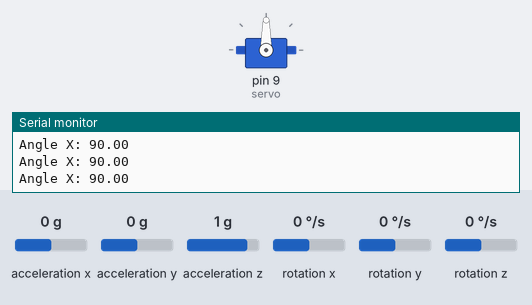
Simulated run of this sketch. Board: Arduino Uno, built with avr-gcc and run on an emulated ATmega328P. Parts: servo, the last lines printed to the serial monitor. Inputs (shaded band) come from the test bench; at power-on: rotation x 0 °/s, acceleration x 0 g, acceleration y 0 g, acceleration z 1 g, rotation y 0 °/s, rotation z 0 °/s.

Above: at 4.1 s.
4.2 s: rotation x set to -192 °/s
At 5.5 s:
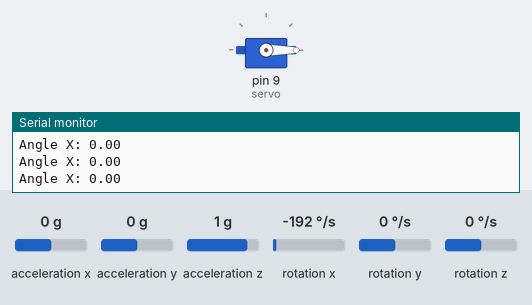
6.1 s: rotation x set to 100 °/s
At 8.8 s:
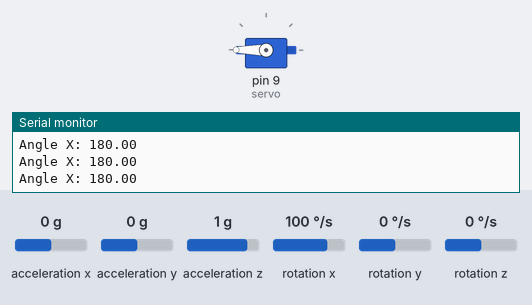
9.1 s: rotation x set to -4 °/s
At 12.08 s:
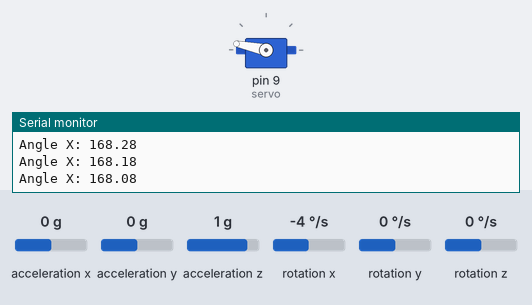
12.1 s: rotation x set to 4 °/s
15.1 s: rotation x set to 0 °/s
16.8 s: rotation x set to -3 °/s
At 24.96 s:
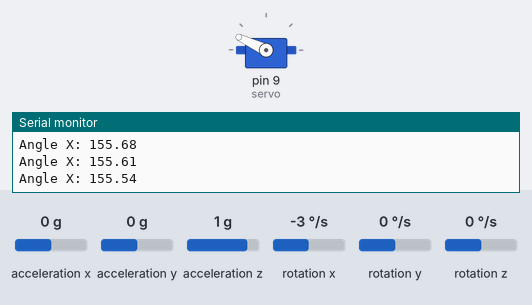
Timing chart, 0 to 38.6 s (numbered marks = the images above; inputs shaded):
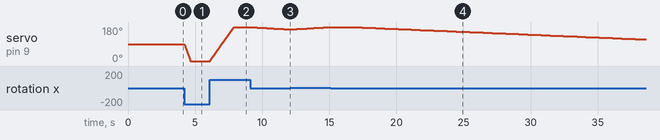

The sketch:

gesture_control_1axis.ino
```cpp
#include <Wire.h>
#include <MPU6050.h>
#include <Servo.h>

MPU6050 mpu;
Servo servo;

float anglex = 90.0;
unsigned long previous_time = 0;
float delta_time = 0;
float omega = 0;
float gx_bias = 0; // to store initial gyro bias

void setup() {
  Serial.begin(9600);
  Wire.begin();
  mpu.initialize();
  servo.attach(9);

  Serial.println("Initializing MPU6050...");
  if (!mpu.testConnection()) {
    Serial.println("MPU6050 connection failed!");
    while (1);
  }
  Serial.println("MPU6050 is ready!");

  // Measure gyro bias when stationary
  int32_t gx_sum = 0;
  for (int i = 0; i < 500; i++) {
    int16_t ax, ay, az, gx, gy, gz;
    mpu.getMotion6(&ax, &ay, &az, &gx, &gy, &gz);
    gx_sum += gx;
    delay(2); // slight delay between readings
  }
  gx_bias = gx_sum / 500.0;
  Serial.print("Gyro X bias = ");
  Serial.println(gx_bias);

  previous_time = millis();
}

void loop() {
  int16_t ax, ay, az, gx, gy, gz;
  mpu.getMotion6(&ax, &ay, &az, &gx, &gy, &gz);

  unsigned long current_time = millis();
  delta_time = (current_time - previous_time) / 1000.0;
  previous_time = current_time;

  omega = (gx - gx_bias) / 131.0; // Corrected gyro reading

  // Add a small deadband to ignore noise
  if (abs(omega) > 1.0) { // ignore omega if less than 1 deg/sec
    anglex += omega * delta_time;
  }

  // Limit servo motion
  if (anglex > 180) anglex = 180;
  if (anglex < 0) anglex = 0;

  servo.write(anglex);

  Serial.print("Angle X: ");
  Serial.println(anglex);

  delay(20);
}
```

Measured:
- after the input at 4.2 s, servo on pin 9 (servo): moves from 90° to 0° over 0.44 s, starting at once
- after the input at 6.1 s, servo on pin 9 (servo): moves from 0° to 180° over 1.8 s, starting at once
- after the input at 9.1 s, servo on pin 9 (servo): moves from 180° to 168° over 2.7 s, starting at once
- after the input at 16.8 s, servo on pin 9 (servo): moves from 180° to 114° over 21.7 s, starting at once
